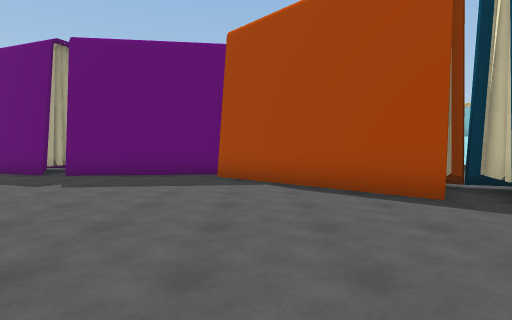
View 1 (above)

12 first-person views from a walk through a Unity game level. The camera is 1.4 m above the floor, tilts 2° down and sees 85° across. The floor is counted in squares, 2 m on a side. Each view is taken from the middle of a square. On the plan, view 1 faces up. The plan holds only what a view shows up to about 9 squares ahead; the rest is blank. The place goes on beyond the plan. The player is left out. Some surface patterns are stand-ins.

View 2
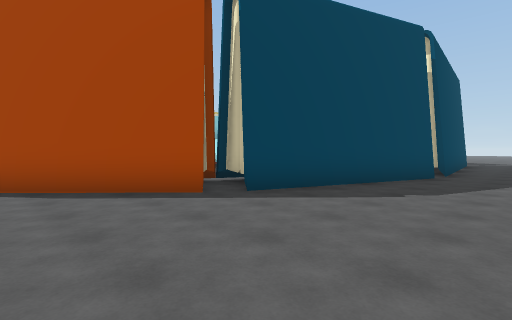

View 3
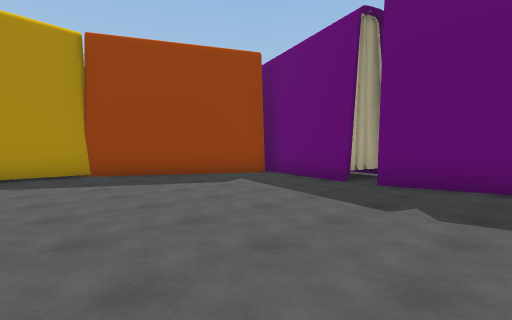

View 4
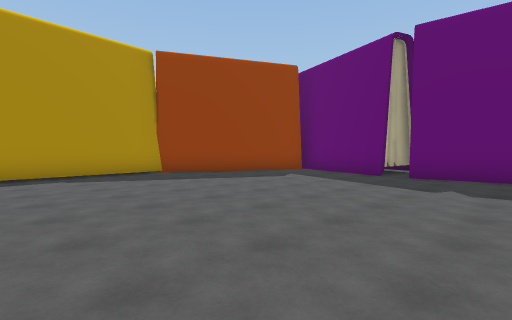

View 5
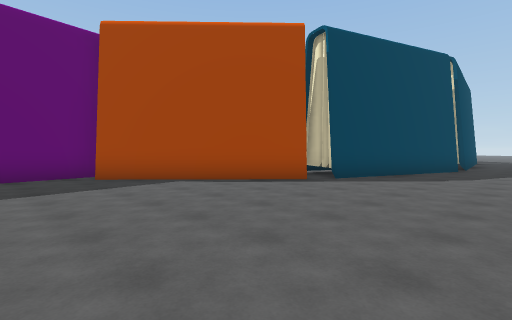

View 6
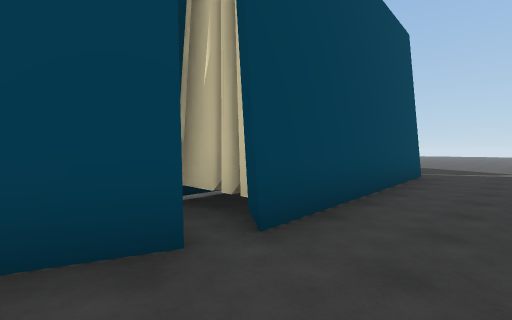

View 7
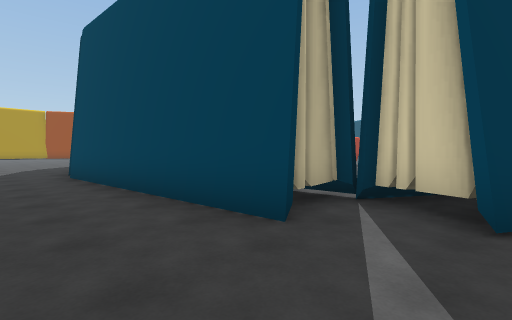

View 8
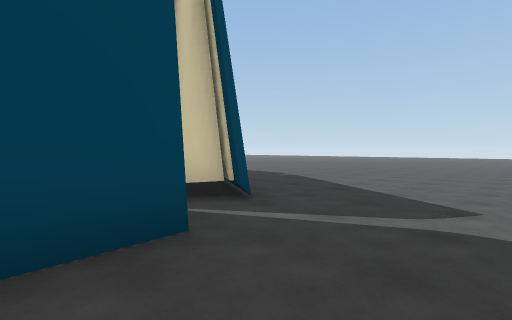

View 9
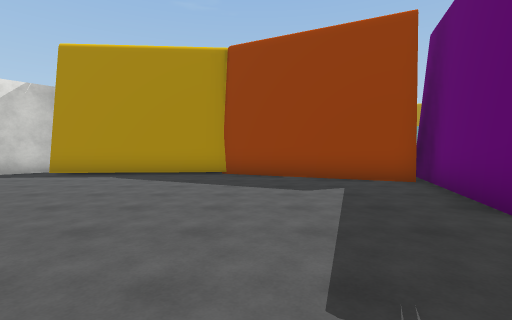

View 10
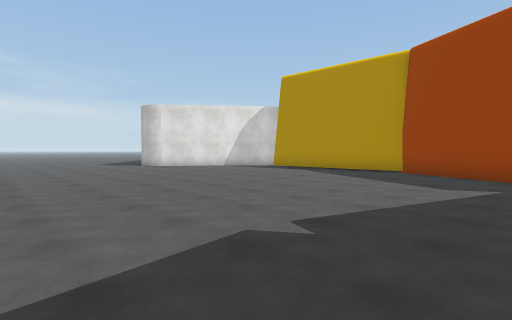

View 11
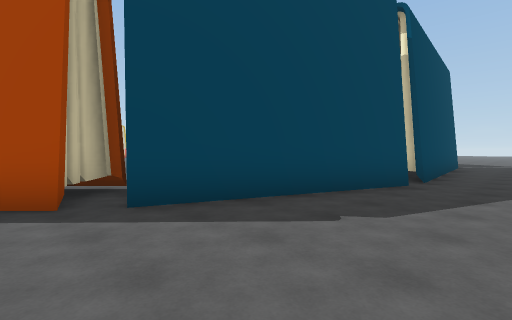

View 12
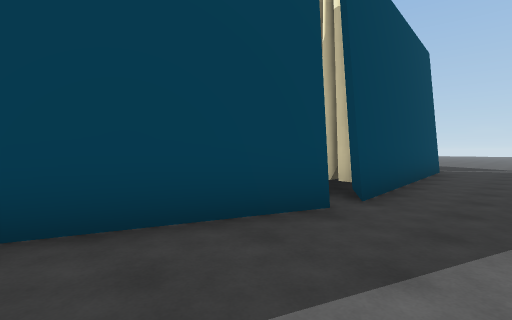

### Floor plan
Points are (right, up) in squares from view 1. A wall is a line through its corners. A room is listed if a view was taken in it or the views show most of it. See-through windows are left out.
Room 1 (views 1, 2, 3, 4, 5, 6, 7, 8, 9, 10, 11, 12)
walls: (3.6, 5.2) (2.6, 4.1) (-1, 7.4); (-0.6, 8.2) (-5.2, 7.7); (-5.8, 7.7) (-10.7, 9.4); (8.1, 1.8) (3.5, 3.5) (4, 4.9); (-9.1, 8.6) (-11.4, 4.1) (-11, -0.5); (9.3, 2.3) (8.8, 2.3); (15, 3.7) (15, 2.6); (15.3, 2.2) (8.9, 1.7); (16.6, 3.1) (16.8, 3.7); (16.7, 3.1) (15.4, 3.9)
low walls: (15.8, 4.6) (15.3, 3.7)

Positions as (right, up) in squares from view 1, and headings:
1: (0, 0), facing up
2: (0, 0), facing up-right
3: (-3, 2), facing up-left
4: (-3, 0), facing up-left
5: (-3, 0), facing up-right
6: (7, 0), facing up-right
7: (17, 0), facing up-left
8: (14, 0), facing up-right
9: (-3, 5), facing left
10: (-2, 7), facing down-left
11: (2, 0), facing up-right
12: (5, 0), facing up-right
